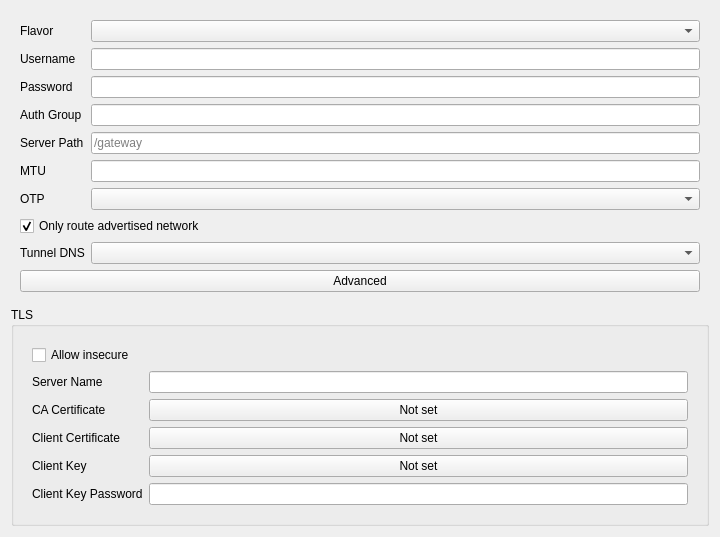
<?xml version="1.0" encoding="UTF-8"?>
<ui version="4.0">
 <class>EditOpenConnect</class>
 <widget class="QWidget" name="EditOpenConnect">
  <property name="geometry">
   <rect>
    <x>0</x>
    <y>0</y>
    <width>720</width>
    <height>400</height>
   </rect>
  </property>
  <property name="windowTitle">
   <string notr="true">EditOpenConnect</string>
  </property>
  <layout class="QVBoxLayout" name="horizontalLayout">
   <item>
    <widget class="QWidget" name="basic_w" native="true">
     <layout class="QGridLayout" name="basic_layout">
      <item row="0" column="0">
       <widget class="QLabel" name="flavor_l">
        <property name="toolTip">
         <string>&lt;html&gt;&lt;head/&gt;&lt;body&gt;&lt;p&gt;OpenConnect protocol flavor. Leave empty to use the core default (anyconnect).&lt;/p&gt;&lt;/body&gt;&lt;/html&gt;</string>
        </property>
        <property name="text">
         <string>Flavor</string>
        </property>
        <property name="buddy">
         <cstring>flavor</cstring>
        </property>
       </widget>
      </item>
      <item row="0" column="1">
       <widget class="QComboBox" name="flavor"/>
      </item>
      <item row="1" column="0">
       <widget class="QLabel" name="username_l">
        <property name="toolTip">
         <string>&lt;html&gt;&lt;head/&gt;&lt;body&gt;&lt;p&gt;Username used to fill matching authentication form fields.&lt;/p&gt;&lt;/body&gt;&lt;/html&gt;</string>
        </property>
        <property name="text">
         <string>Username</string>
        </property>
        <property name="buddy">
         <cstring>username</cstring>
        </property>
       </widget>
      </item>
      <item row="1" column="1">
       <widget class="QLineEdit" name="username"/>
      </item>
      <item row="2" column="0">
       <widget class="QLabel" name="password_l">
        <property name="toolTip">
         <string>&lt;html&gt;&lt;head/&gt;&lt;body&gt;&lt;p&gt;Password used to fill matching authentication form fields.&lt;/p&gt;&lt;/body&gt;&lt;/html&gt;</string>
        </property>
        <property name="text">
         <string>Password</string>
        </property>
        <property name="buddy">
         <cstring>password</cstring>
        </property>
       </widget>
      </item>
      <item row="2" column="1">
       <widget class="QLineEdit" name="password"/>
      </item>
      <item row="3" column="0">
       <widget class="QLabel" name="auth_group_l">
        <property name="toolTip">
         <string>&lt;html&gt;&lt;head/&gt;&lt;body&gt;&lt;p&gt;Preselects a matching group, realm, domain or gateway choice when the flavor supports it.&lt;/p&gt;&lt;/body&gt;&lt;/html&gt;</string>
        </property>
        <property name="text">
         <string>Auth Group</string>
        </property>
        <property name="buddy">
         <cstring>auth_group</cstring>
        </property>
       </widget>
      </item>
      <item row="3" column="1">
       <widget class="QLineEdit" name="auth_group"/>
      </item>
      <item row="4" column="0">
       <widget class="QLabel" name="server_path_l">
        <property name="toolTip">
         <string>&lt;html&gt;&lt;head/&gt;&lt;body&gt;&lt;p&gt;Path part of the server URL, appended to the address above. Load-bearing on gp, f5 and fortinet portals.&lt;/p&gt;&lt;/body&gt;&lt;/html&gt;</string>
        </property>
        <property name="text">
         <string>Server Path</string>
        </property>
        <property name="buddy">
         <cstring>server_path</cstring>
        </property>
       </widget>
      </item>
      <item row="4" column="1">
       <widget class="QLineEdit" name="server_path">
        <property name="placeholderText">
         <string notr="true">/gateway</string>
        </property>
       </widget>
      </item>
      <item row="5" column="0">
       <widget class="QLabel" name="mtu_l">
        <property name="toolTip">
         <string>&lt;html&gt;&lt;head/&gt;&lt;body&gt;&lt;p&gt;Preferred tunnel MTU. Values below 576 are treated as 576; the maximum is 65535.&lt;/p&gt;&lt;/body&gt;&lt;/html&gt;</string>
        </property>
        <property name="text">
         <string>MTU</string>
        </property>
        <property name="buddy">
         <cstring>mtu</cstring>
        </property>
       </widget>
      </item>
      <item row="5" column="1">
       <widget class="QLineEdit" name="mtu"/>
      </item>
      <item row="6" column="0">
       <widget class="QLabel" name="otp_profile_l">
        <property name="text">
         <string>OTP</string>
        </property>
        <property name="buddy">
         <cstring>otp_profile</cstring>
        </property>
       </widget>
      </item>
      <item row="6" column="1">
       <widget class="QComboBox" name="otp_profile"/>
      </item>
      <item row="7" column="0" colspan="2">
       <widget class="QCheckBox" name="only_advertised_routes">
        <property name="toolTip">
         <string>&lt;html&gt;&lt;head/&gt;&lt;body&gt;&lt;p&gt;Traffic that falls through to this profile reaches the tunnel only when the destination is inside a subnet the VPN server advertises; anything else is blocked. Routing rules that name this profile explicitly are not affected and always win.&lt;/p&gt;&lt;/body&gt;&lt;/html&gt;</string>
        </property>
        <property name="text">
         <string>Only route advertised network</string>
        </property>
        <property name="checked">
         <bool>true</bool>
        </property>
       </widget>
      </item>
      <item row="8" column="0">
       <widget class="QLabel" name="tunnel_dns_l">
        <property name="toolTip">
         <string>&lt;html&gt;&lt;head/&gt;&lt;body&gt;&lt;p&gt;How DNS uses the resolvers the VPN server pushes when this profile is started.&lt;/p&gt;&lt;p&gt;None: ignore them. Use this if the server claims every domain and breaks public DNS.&lt;br/&gt;Prefer: resolve the names the server claims - its split-DNS suffixes and search domains - through them, and everything else as usual.&lt;br/&gt;Strict: also send every remote DNS query to them instead of the remote DNS server, and fail the lookups they cannot answer. Direct lookups are unchanged.&lt;/p&gt;&lt;p&gt;As an endpoint in a routing profile, Prefer and Strict both resolve only the names the server claims.&lt;/p&gt;&lt;/body&gt;&lt;/html&gt;</string>
        </property>
        <property name="text">
         <string>Tunnel DNS</string>
        </property>
        <property name="buddy">
         <cstring>tunnel_dns</cstring>
        </property>
       </widget>
      </item>
      <item row="8" column="1">
       <widget class="QComboBox" name="tunnel_dns"/>
      </item>
      <item row="9" column="0" colspan="2">
       <widget class="QPushButton" name="advanced_button">
        <property name="text">
         <string>Advanced</string>
        </property>
       </widget>
      </item>
     </layout>
    </widget>
   </item>
   <item>
    <widget class="QGroupBox" name="tls_box">
     <property name="title">
      <string>TLS</string>
     </property>
     <layout class="QVBoxLayout" name="tls_layout">
      <item>
       <widget class="QWidget" name="tls_form_w" native="true">
        <layout class="QGridLayout" name="tls_form">
         <item row="0" column="0" colspan="2">
          <widget class="QCheckBox" name="insecure">
           <property name="toolTip">
            <string>&lt;html&gt;&lt;head/&gt;&lt;body&gt;&lt;p&gt;Disables verification of the server certificate and hostname. This lets an active attacker impersonate the VPN server; prefer a CA certificate or a peer fingerprint.&lt;/p&gt;&lt;/body&gt;&lt;/html&gt;</string>
           </property>
           <property name="text">
            <string>Allow insecure</string>
           </property>
          </widget>
         </item>
         <item row="1" column="0">
          <widget class="QLabel" name="tls_server_name_l">
           <property name="toolTip">
            <string>&lt;html&gt;&lt;head/&gt;&lt;body&gt;&lt;p&gt;Server name used for TLS SNI and certificate hostname verification. The hostname from the address is used when empty.&lt;/p&gt;&lt;/body&gt;&lt;/html&gt;</string>
           </property>
           <property name="text">
            <string>Server Name</string>
           </property>
           <property name="buddy">
            <cstring>tls_server_name</cstring>
           </property>
          </widget>
         </item>
         <item row="1" column="1">
          <widget class="QLineEdit" name="tls_server_name"/>
         </item>
         <item row="2" column="0">
          <widget class="QLabel" name="certificate_authority_l">
           <property name="toolTip">
            <string>&lt;html&gt;&lt;head/&gt;&lt;body&gt;&lt;p&gt;Additional trusted CA certificate content in PEM format, added to the system certificate pool.&lt;/p&gt;&lt;/body&gt;&lt;/html&gt;</string>
           </property>
           <property name="text">
            <string>CA Certificate</string>
           </property>
           <property name="buddy">
            <cstring>certificate_authority</cstring>
           </property>
          </widget>
         </item>
         <item row="2" column="1">
          <widget class="QPushButton" name="certificate_authority">
           <property name="text">
            <string>Not set</string>
           </property>
          </widget>
         </item>
         <item row="3" column="0">
          <widget class="QLabel" name="client_certificate_l">
           <property name="text">
            <string>Client Certificate</string>
           </property>
           <property name="buddy">
            <cstring>client_certificate</cstring>
           </property>
          </widget>
         </item>
         <item row="3" column="1">
          <widget class="QPushButton" name="client_certificate">
           <property name="text">
            <string>Not set</string>
           </property>
          </widget>
         </item>
         <item row="4" column="0">
          <widget class="QLabel" name="client_key_l">
           <property name="text">
            <string>Client Key</string>
           </property>
           <property name="buddy">
            <cstring>client_key</cstring>
           </property>
          </widget>
         </item>
         <item row="4" column="1">
          <widget class="QPushButton" name="client_key">
           <property name="text">
            <string>Not set</string>
           </property>
          </widget>
         </item>
         <item row="5" column="0">
          <widget class="QLabel" name="client_key_password_l">
           <property name="toolTip">
            <string>&lt;html&gt;&lt;head/&gt;&lt;body&gt;&lt;p&gt;Password for the encrypted client private key.&lt;/p&gt;&lt;/body&gt;&lt;/html&gt;</string>
           </property>
           <property name="text">
            <string>Client Key Password</string>
           </property>
           <property name="buddy">
            <cstring>client_key_password</cstring>
           </property>
          </widget>
         </item>
         <item row="5" column="1">
          <widget class="QLineEdit" name="client_key_password"/>
         </item>
        </layout>
       </widget>
      </item>
      <item>
       <spacer name="tls_spacer">
        <property name="orientation">
         <enum>Qt::Vertical</enum>
        </property>
        <property name="sizeHint" stdset="0">
         <size>
          <width>0</width>
          <height>0</height>
         </size>
        </property>
       </spacer>
      </item>
     </layout>
    </widget>
   </item>
  </layout>
 </widget>
 <tabstops>
  <tabstop>flavor</tabstop>
  <tabstop>username</tabstop>
  <tabstop>password</tabstop>
  <tabstop>auth_group</tabstop>
  <tabstop>server_path</tabstop>
  <tabstop>mtu</tabstop>
  <tabstop>otp_profile</tabstop>
  <tabstop>only_advertised_routes</tabstop>
  <tabstop>tunnel_dns</tabstop>
  <tabstop>advanced_button</tabstop>
  <tabstop>insecure</tabstop>
  <tabstop>tls_server_name</tabstop>
  <tabstop>certificate_authority</tabstop>
  <tabstop>client_certificate</tabstop>
  <tabstop>client_key</tabstop>
  <tabstop>client_key_password</tabstop>
 </tabstops>
 <resources/>
 <connections/>
</ui>
